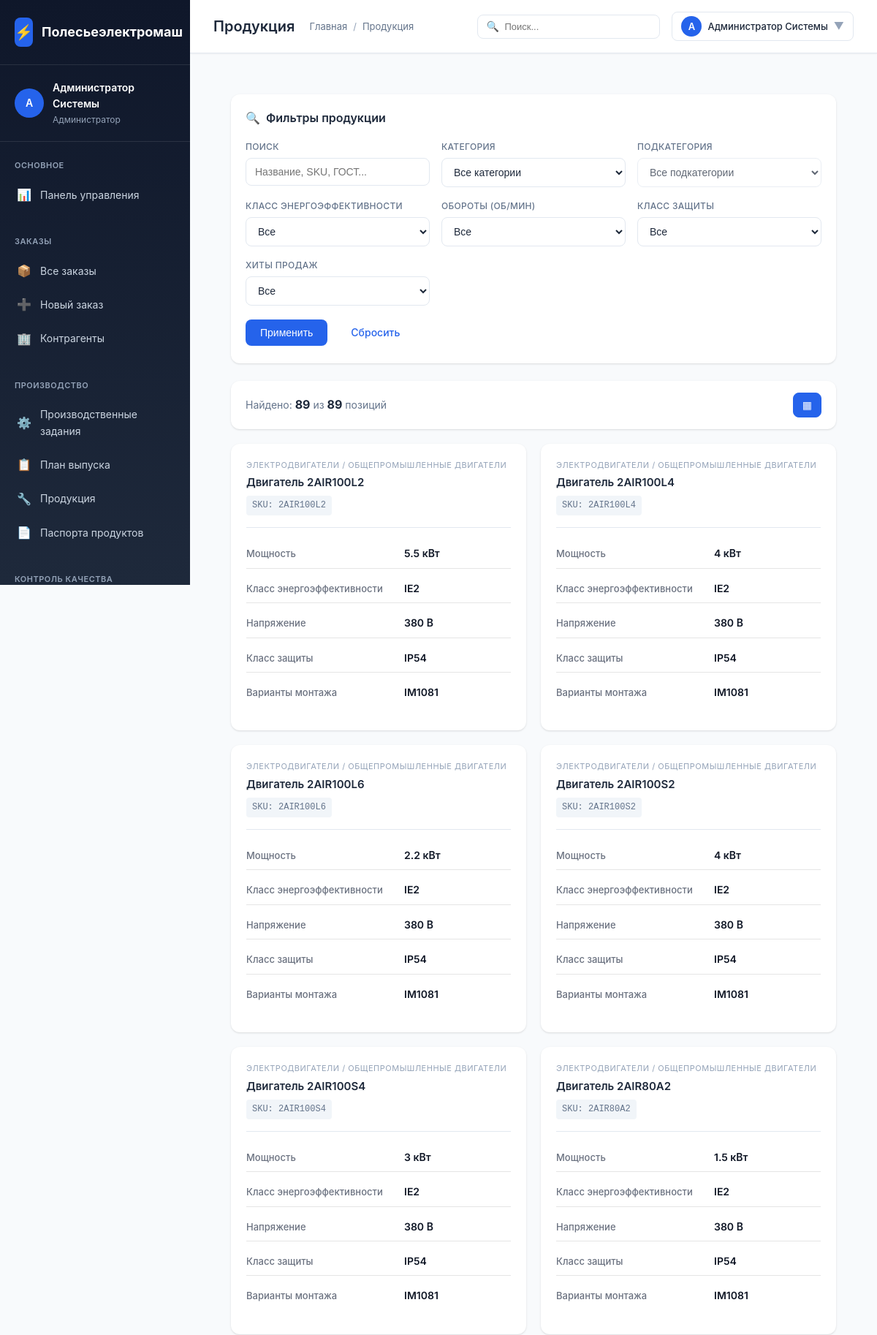
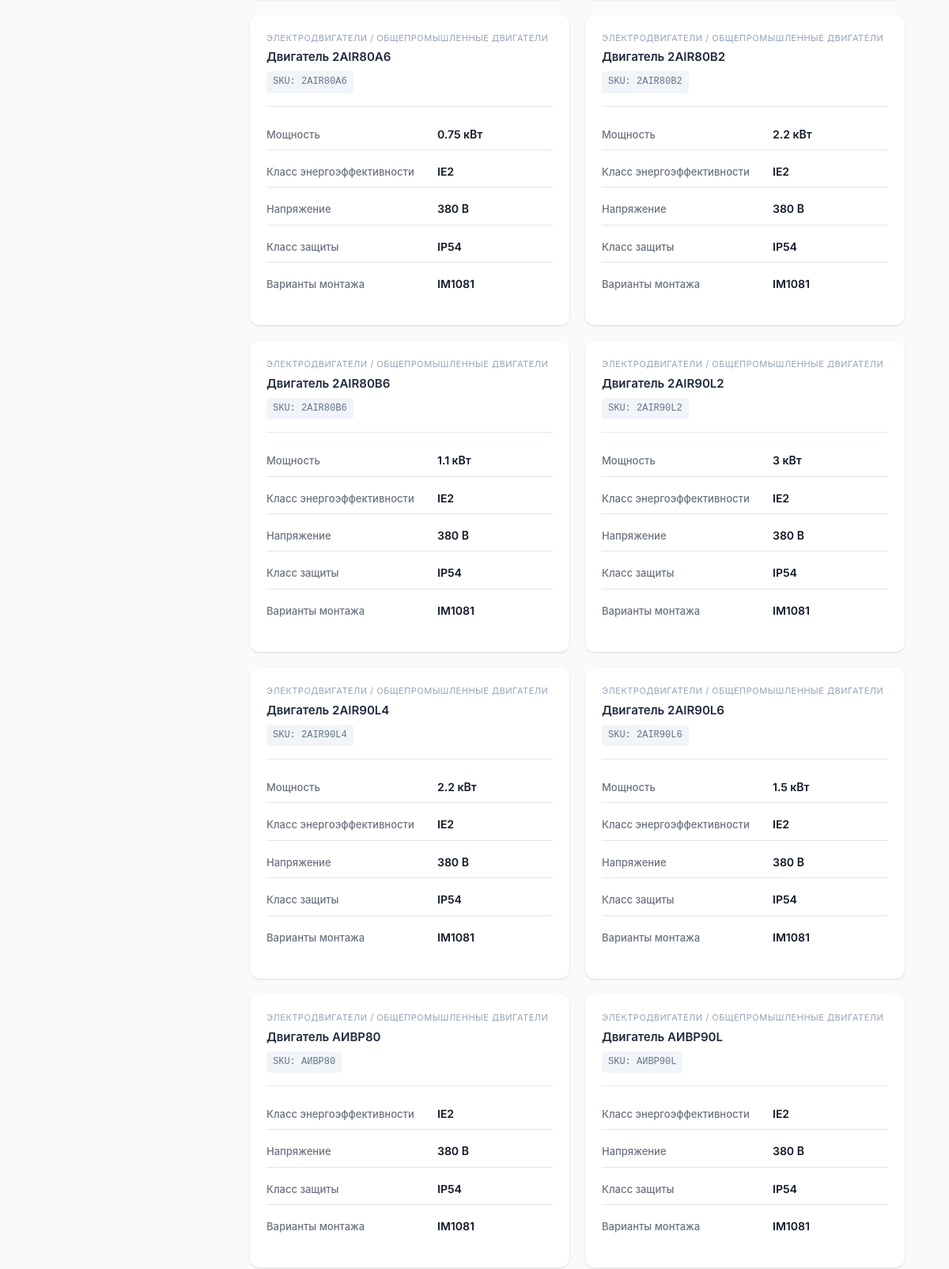
The app's page /polesie/modules/warehouse/production.php (signed in, upper part) with its own data (2 pictures, top to bottom).
### tables this page shows
CREATE TABLE `users` (
  `id` INT AUTO_INCREMENT PRIMARY KEY,
  `username` VARCHAR(50) NOT NULL UNIQUE,
  `password_hash` VARCHAR(255) NOT NULL,
  `full_name` VARCHAR(100) NOT NULL,
  `email` VARCHAR(100),
  `role_id` INT,
  `is_active` BOOLEAN DEFAULT TRUE,
  `created_at` TIMESTAMP DEFAULT CURRENT_TIMESTAMP,
  CONSTRAINT `fk_users_role` FOREIGN KEY (`role_id`) REFERENCES `user_roles`(`id`) ON DELETE SET NULL
);

CREATE TABLE `user_roles` (
  `id` INT AUTO_INCREMENT PRIMARY KEY,
  `name` VARCHAR(100) NOT NULL,
  `code` VARCHAR(50) NOT NULL UNIQUE,
  `description` TEXT,
  `permissions` JSON
);

CREATE TABLE `products` (
  `id` INT AUTO_INCREMENT PRIMARY KEY,
  `article` VARCHAR(50) NOT NULL UNIQUE,
  `name` VARCHAR(200) NOT NULL,
  `category_id` INT,
  `base_unit_id` INT,
  `specifications` JSON,
  `image` VARCHAR(255),
  `base_price` DECIMAL(15,2),
  `currency` CHAR(3) DEFAULT 'BYN',
  `is_active` BOOLEAN DEFAULT TRUE,
  `created_at` TIMESTAMP DEFAULT CURRENT_TIMESTAMP,
  CONSTRAINT `fk_prod_category` FOREIGN KEY (`category_id`) REFERENCES `product_categories`(`id`) ON DELETE SET NULL,
  CONSTRAINT `fk_prod_unit` FOREIGN KEY (`base_unit_id`) REFERENCES `base_units`(`id`) ON DELETE SET NULL
);

### polesie/modules/warehouse/production.php (the view, shortened to what the rows shown need)
<?php
require_once __DIR__ . '/../../config/config.php';
require_once __DIR__ . '/../../includes/auth.php';
$user = getCurrentUser();
$pdo = getDbConnection();
$pageTitle = 'Продукция';
$allProducts = [];
try {
    try {
        $sql = "SELECT p.*,
                       pc.name as category_name,
                       pc.parent_id as category_parent_id,
                       parent_cat.name as parent_category_name,
                       bu.name as unit_name
                FROM products p
                LEFT JOIN product_categories pc ON p.category_id = pc.id
                LEFT JOIN product_categories parent_cat ON pc.parent_id = parent_cat.id
                LEFT JOIN base_units bu ON p.base_unit_id = bu.id
                WHERE (p.is_active = TRUE OR p.is_active IS NULL OR p.is_active = 1)
                ORDER BY p.name ASC";
        $stmt = $pdo->query($sql);
        $dbProducts = $stmt->fetchAll(PDO::FETCH_ASSOC);
        foreach ($dbProducts as $prod) {
            $specs = [];
            if (!empty($prod['specifications'])) {
                $specsData = json_decode($prod['specifications'], true);
                if (is_array($specsData)) {
                    $specs = $specsData;
                }
            }
            if (isset($specs['мощность_квт'])) {
                $prod['power_kw'] = is_numeric($specs['мощность_квт']) ? floatval($specs['мощность_квт']) : $specs['мощность_квт'];
            }
            if (isset($specs['напряжение_в'])) {
                $prod['voltage_v'] = is_numeric($specs['напряжение_в']) ? intval($specs['напряжение_в']) : $specs['напряжение_в'];
            }
            if (isset($specs['класс_эффективности'])) {
                $prod['efficiency_class'] = strval($specs['класс_эффективности']);
            }
            if (isset($specs['габарит'])) {
                $prod['frame_size'] = strval($specs['габарит']);
            }
            if (isset($specs['монтаж'])) {
                $prod['mounting_versions'] = strval($specs['монтаж']);
            }
            if (isset($specs['степень_защиты'])) {
                $prod['protection_class'] = strval($specs['степень_защиты']);
            }
            $powerKw = !empty($prod['power_kw']) ? $prod['power_kw'] : ($specs['power_kw'] ?? $specs['мощность_квт'] ?? null);
            $rpm = !empty($prod['rpm']) ? $prod['rpm'] : ($specs['rpm'] ?? $specs['обороты_мин'] ?? null);
            $voltageV = !empty($prod['voltage_v']) ? $prod['voltage_v'] : ($specs['voltage_v'] ?? $specs['напряжение_в'] ?? null);
            $efficiencyClass = !empty($prod['efficiency_class']) ? $prod['efficiency_class'] : ($specs['efficiency_class'] ?? $specs['класс_эффективности'] ?? null);
            $shaftHeightMm = !empty($prod['shaft_height_mm']) ? $prod['shaft_height_mm'] : ($specs['shaft_height_mm'] ?? $specs['высота_оси_мм'] ?? $specs['габарит'] ?? null);
            $protectionClassInput = !empty($prod['protection_class']) ? $prod['protection_class'] : ($specs['protection_class'] ?? $specs['степень_защиты'] ?? '');
            $mountingVersionsInput = !empty($prod['mounting_versions']) ? $prod['mounting_versions'] : (isset($specs['mounting_versions']) ? $specs['mounting_versions'] : (isset($specs['монтаж']) ? $specs['монтаж'] : ''));
            $protectionClass = !empty($protectionClassInput) ? $protectionClassInput : '';
            $mountingVersions = !empty($mountingVersionsInput) ? $mountingVersionsInput : '';
            $product = [
                'id' => $prod['id'],
                'sku' => $prod['article'],
                'code_gost' => !empty($prod['code_gost']) ? $prod['code_gost'] : '',
                'name_full' => !empty($prod['name']) ? $prod['name'] : ($prod['name_short'] ?? ''),
                'name_short' => !empty($prod['name_short']) ? $prod['name_short'] : ($prod['name'] ?? ''),
                'category_id' => $prod['category_id'],
                'category_parent_id' => $prod['category_parent_id'],
                'parent_category' => [
                    'id' => $prod['category_parent_id'],
                    'name_ru' => $prod['parent_category_name'] ?? ($prod['category_name'] ?? '')
                ],
                'subcategory' => [
                    'id' => $prod['category_id'],
                    'name_ru' => $prod['category_name'] ?? ''
                ],
                'specs' => [
                    'power_kw' => $powerKw,
                    'power_kw_min' => $specs['power_kw_min'] ?? $specs['мощность_квт_min'] ?? null,
                    'power_kw_max' => $specs['power_kw_max'] ?? $specs['мощность_квт_max'] ?? null,
                    'rpm' => $rpm,
                    'voltage_v' => $voltageV,
                    'efficiency_class' => $efficiencyClass,
                    'shaft_height_mm' => $shaftHeightMm,
                    'protection_class' => $protectionClass ? (is_array($protectionClass) ? $protectionClass : explode(',', $protectionClass)) : [],
                    'mounting_versions' => $mountingVersions ? (is_array($mountingVersions) ? $mountingVersions : explode(',', $mountingVersions)) : []
                ],
                'is_bestseller' => !empty($prod['is_bestseller']),
                'is_serial_tracked' => !empty($prod['is_serial_tracked']),
                'image' => $prod['image'] ?? null,
                'base_price' => $prod['base_price'] ?? 0,
                'currency' => $prod['currency'] ?? 'BYN',
                'is_active' => !empty($prod['is_active'])
            ];
            $allProducts[] = $product;
        }
    } catch (Exception $e) {
        error_log("Ошибка при загрузке продукции: " . $e->getMessage());
        error_log("SQL: " . $sql);
        error_log("Trace: " . $e->getTraceAsString());
        $allProducts = [];
    }
} catch (Exception $e) {
    error_log("Ошибка при загрузке справочников: " . $e->getMessage());
}
$filteredProducts = $allProducts;
$sortBy = $_GET['sort'] ?? 'name';
$sortOrder = $_GET['order'] ?? 'asc';
usort($filteredProducts, function($a, $b) use ($sortBy, $sortOrder) {
    $result = 0;
    switch ($sortBy) {
        case 'name':
            $result = strcmp($a['name_full'], $b['name_full']);
            break;
        case 'sku':
            $result = strcmp($a['sku'], $b['sku']);
            break;
        case 'category':
            $result = strcmp($a['parent_category']['name_ru'] ?? '', $b['parent_category']['name_ru'] ?? '');
            break;
        case 'power':
            $powerA = $a['specs']['power_kw'] ?? $a['specs']['power_kw_min'] ?? 0;
            $powerB = $b['specs']['power_kw'] ?? $b['specs']['power_kw_min'] ?? 0;
            $result = $powerA - $powerB;
            break;
    }
    return $sortOrder === 'desc' ? -$result : $result;
});
?>
<!DOCTYPE html>
<html lang="ru">
<head>
    <link rel="stylesheet" href="<?= asset('assets/css/style.css') ?>">
</head>
<body>
    <div class="app-container">
        <?php include BASE_PATH . '/includes/sidebar.php'; ?>
        <div class="main-content">
            <?php include BASE_PATH . '/includes/topbar.php'; ?>
            <div class="content-area">
<div class="production-page">
    <?php if (empty($filteredProducts)): ?>
        <div class="empty-state">
            <div class="empty-state-icon">📦</div>
            <h3>Продукция не найдена</h3>
            <p>Измените параметры фильтрации</p>
        </div>
    <?php else: ?>
        <div class="products-grid">
            <?php foreach ($filteredProducts as $product): ?>
                <?php
                $productJson = htmlspecialchars(json_encode($product, JSON_UNESCAPED_UNICODE), ENT_QUOTES, 'UTF-8');
                ?>
                <div class="product-card" data-product="<?= $productJson ?>" onclick="openProductModal(this)">
                    <div class="product-card-header">
                        <div>
                            <div class="product-category"><?= e($product['parent_category']['name_ru']) ?> / <?= e($product['subcategory']['name_ru']) ?></div>
                            <div class="product-name"><?= e($product['name_full']) ?></div>
                            <div class="product-sku">SKU: <?= e($product['sku']) ?> <?php if (!empty($product['code_gost'])): ?>| ГОСТ: <?= e($product['code_gost']) ?><?php endif; ?></div>
                        </div>
                    </div>
                    <div class="product-specs">
                        <?php
                        $specs = $product['specs'] ?? [];
                        $displaySpecs = [];
                        $powerKw = $specs['power_kw'] ?? $specs['мощность_квт'] ?? $specs['мощность_основная_квт'] ?? null;
                        $powerKwMin = $specs['power_kw_min'] ?? $specs['мощность_квт_min'] ?? null;
                        $powerKwMax = $specs['power_kw_max'] ?? $specs['мощность_квт_max'] ?? null;
                        if (!empty($powerKw)) {
                            $displaySpecs[] = ['label' => 'Мощность', 'value' => $powerKw . ' кВт'];
                        }
                        $shaftHeight = $specs['shaft_height_mm'] ?? $specs['высота_оси_мм'] ?? $specs['габарит'] ?? null;
                        if (!empty($shaftHeight)) {
                            $displaySpecs[] = ['label' => 'Высота оси', 'value' => $shaftHeight . ' мм'];
                        }
                        $efficiencyClass = $specs['efficiency_class'] ?? $specs['класс_эффективности'] ?? null;
                        if (!empty($efficiencyClass)) {
                            $displaySpecs[] = ['label' => 'Класс энергоэффективности', 'value' => $efficiencyClass];
                        }
                        $voltageV = $specs['voltage_v'] ?? $specs['напряжение_в'] ?? null;
                        if (!empty($voltageV)) {
                            $displaySpecs[] = ['label' => 'Напряжение', 'value' => $voltageV . ' В'];
                        }
                        $protectionClass = $specs['protection_class'] ?? $specs['степень_защиты'] ?? null;
                        if (!empty($protectionClass)) {
                            $protectionValue = is_array($protectionClass) ? implode(', ', $protectionClass) : $protectionClass;
                            $displaySpecs[] = ['label' => 'Класс защиты', 'value' => $protectionValue];
                        }
                        $mountingVersions = $specs['mounting_versions'] ?? $specs['монтаж'] ?? null;
                        if (!empty($mountingVersions)) {
                            $mountingValue = is_array($mountingVersions) ? implode(', ', $mountingVersions) : $mountingVersions;
                            $displaySpecs[] = ['label' => 'Варианты монтажа', 'value' => $mountingValue];
                        }
                        foreach ($displaySpecs as $spec):
                        ?>
                        <div class="spec-row">
                            <span class="spec-label"><?= e($spec['label']) ?></span>
                            <span class="spec-value"><?= e($spec['value']) ?></span>
                        </div>
                        <?php endforeach; ?>
                    </div>
                </div>
            <?php endforeach; ?>
        </div>
    <?php endif; ?>
</div>
</div>
        </div>
    </div>
</body>
</html>

### polesie/includes/sidebar.php (shortened to what the rows shown need)
<div class="sidebar">
    <div class="sidebar-user">
        <div class="sidebar-user-info">
            <div class="sidebar-user-avatar">
                <?= mb_substr($user['full_name'], 0, 1) ?>
            </div>
            <div class="sidebar-user-details">
                <div class="sidebar-user-name"><?= e($user['full_name']) ?></div>
                <div class="sidebar-user-role"><?= e($user['role_name']) ?></div>
            </div>
        </div>
    </div>
</div>

### polesie/includes/topbar.php (shortened to what the rows shown need)
<div class="topbar">
    <div class="topbar-left">
        <h1 class="topbar-title"><?= e($pageTitle) ?></h1>
    </div>
    <div class="topbar-right">
        <div style="position: relative;">
            <div class="topbar-action" onclick="toggleProfileMenu()" style="width: auto; padding: 8px 12px; gap: 8px;">
                <div style="width: 28px; height: 28px; background: var(--primary-color); border-radius: 50%; display: flex; align-items: center; justify-content: center; color: white; font-size: 13px; font-weight: 600;">
                    <?= mb_substr($user['full_name'], 0, 1) ?>
                </div>
                <span style="font-size: 13px; font-weight: 500;"><?= e($user['full_name']) ?></span>
                <span style="color: var(--text-muted);">▼</span>
            </div>
        </div>
    </div>
</div>

### records on screen
users: full_name "А", full_name "Администратор Системы", role.name "Администратор"
products: name_ru "ЭЛЕКТРОДВИГАТЕЛИ", name_ru "ОБЩЕПРОМЫШЛЕННЫЕ ДВИГАТЕЛИ", name "Двигатель 2AIR100L2", article "2AIR100L2", label "Мощность", value "5.5 кВт", label "Класс энергоэффективности", value "IE2", label "Напряжение", value "380 В", label "Класс защиты", value "IP54", label "Варианты монтажа", value "IM1081"
products: name_ru "ЭЛЕКТРОДВИГАТЕЛИ", name_ru "ОБЩЕПРОМЫШЛЕННЫЕ ДВИГАТЕЛИ", name "Двигатель 2AIR100L4", article "2AIR100L4", label "Мощность", value "4 кВт", label "Класс энергоэффективности", value "IE2", label "Напряжение", value "380 В", label "Класс защиты", value "IP54", label "Варианты монтажа", value "IM1081"
products: name_ru "ЭЛЕКТРОДВИГАТЕЛИ", name_ru "ОБЩЕПРОМЫШЛЕННЫЕ ДВИГАТЕЛИ", name "Двигатель 2AIR100L6", article "2AIR100L6", label "Мощность", value "2.2 кВт", label "Класс энергоэффективности", value "IE2", label "Напряжение", value "380 В", label "Класс защиты", value "IP54", label "Варианты монтажа", value "IM1081"
products: name_ru "ЭЛЕКТРОДВИГАТЕЛИ", name_ru "ОБЩЕПРОМЫШЛЕННЫЕ ДВИГАТЕЛИ", name "Двигатель 2AIR100S2", article "2AIR100S2", label "Мощность", value "4 кВт", label "Класс энергоэффективности", value "IE2", label "Напряжение", value "380 В", label "Класс защиты", value "IP54", label "Варианты монтажа", value "IM1081"
products: name_ru "ЭЛЕКТРОДВИГАТЕЛИ", name_ru "ОБЩЕПРОМЫШЛЕННЫЕ ДВИГАТЕЛИ", name "Двигатель 2AIR100S4", article "2AIR100S4", label "Мощность", value "3 кВт", label "Класс энергоэффективности", value "IE2", label "Напряжение", value "380 В", label "Класс защиты", value "IP54", label "Варианты монтажа", value "IM1081"
products: name_ru "ЭЛЕКТРОДВИГАТЕЛИ", name_ru "ОБЩЕПРОМЫШЛЕННЫЕ ДВИГАТЕЛИ", name "Двигатель 2AIR80A2", article "2AIR80A2", label "Мощность", value "1.5 кВт", label "Класс энергоэффективности", value "IE2", label "Напряжение", value "380 В", label "Класс защиты", value "IP54", label "Варианты монтажа", value "IM1081"
products: name_ru "ЭЛЕКТРОДВИГАТЕЛИ", name_ru "ОБЩЕПРОМЫШЛЕННЫЕ ДВИГАТЕЛИ", name "Двигатель 2AIR80A6", article "2AIR80A6", label "Мощность", value "0.75 кВт", label "Класс энергоэффективности", value "IE2", label "Напряжение", value "380 В", label "Класс защиты", value "IP54", label "Варианты монтажа", value "IM1081"
products: name_ru "ЭЛЕКТРОДВИГАТЕЛИ", name_ru "ОБЩЕПРОМЫШЛЕННЫЕ ДВИГАТЕЛИ", name "Двигатель 2AIR80B2", article "2AIR80B2", label "Мощность", value "2.2 кВт", label "Класс энергоэффективности", value "IE2", label "Напряжение", value "380 В", label "Класс защиты", value "IP54", label "Варианты монтажа", value "IM1081"
products: name_ru "ЭЛЕКТРОДВИГАТЕЛИ", name_ru "ОБЩЕПРОМЫШЛЕННЫЕ ДВИГАТЕЛИ", name "Двигатель 2AIR80B6", article "2AIR80B6", label "Мощность", value "1.1 кВт", label "Класс энергоэффективности", value "IE2", label "Напряжение", value "380 В", label "Класс защиты", value "IP54", label "Варианты монтажа", value "IM1081"
products: name_ru "ЭЛЕКТРОДВИГАТЕЛИ", name_ru "ОБЩЕПРОМЫШЛЕННЫЕ ДВИГАТЕЛИ", name "Двигатель 2AIR90L2", article "2AIR90L2", label "Мощность", value "3 кВт", label "Класс энергоэффективности", value "IE2", label "Напряжение", value "380 В", label "Класс защиты", value "IP54", label "Варианты монтажа", value "IM1081"
products: name_ru "ЭЛЕКТРОДВИГАТЕЛИ", name_ru "ОБЩЕПРОМЫШЛЕННЫЕ ДВИГАТЕЛИ", name "Двигатель 2AIR90L4", article "2AIR90L4", label "Мощность", value "2.2 кВт", label "Класс энергоэффективности", value "IE2", label "Напряжение", value "380 В", label "Класс защиты", value "IP54", label "Варианты монтажа", value "IM1081"
products: name_ru "ЭЛЕКТРОДВИГАТЕЛИ", name_ru "ОБЩЕПРОМЫШЛЕННЫЕ ДВИГАТЕЛИ", name "Двигатель 2AIR90L6", article "2AIR90L6", label "Мощность", value "1.5 кВт", label "Класс энергоэффективности", value "IE2", label "Напряжение", value "380 В", label "Класс защиты", value "IP54", label "Варианты монтажа", value "IM1081"
products: name_ru "ЭЛЕКТРОДВИГАТЕЛИ", name_ru "ОБЩЕПРОМЫШЛЕННЫЕ ДВИГАТЕЛИ", name "Двигатель АИВР80", article "АИВР80", label "Класс энергоэффективности", value "IE2", label "Напряжение", value "380 В", label "Класс защиты", value "IP54", label "Варианты монтажа", value "IM1081"
products: name_ru "ЭЛЕКТРОДВИГАТЕЛИ", name_ru "ОБЩЕПРОМЫШЛЕННЫЕ ДВИГАТЕЛИ", name "Двигатель АИВР90L", article "АИВР90L", label "Класс энергоэффективности", value "IE2", label "Напряжение", value "380 В", label "Класс защиты", value "IP54", label "Варианты монтажа", value "IM1081"

### other values on screen
$pageTitle "Продукция"
count($filteredProducts) "89"
count($allProducts) "89"
